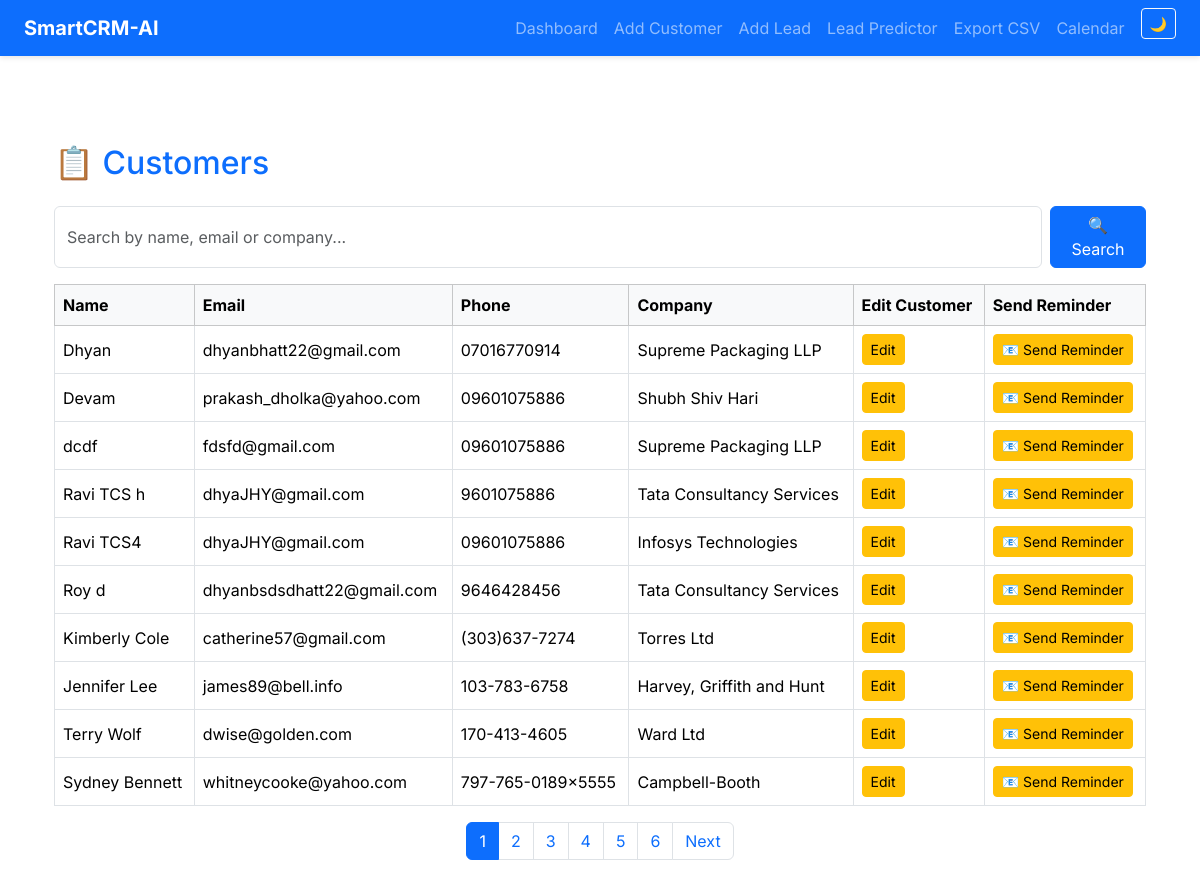
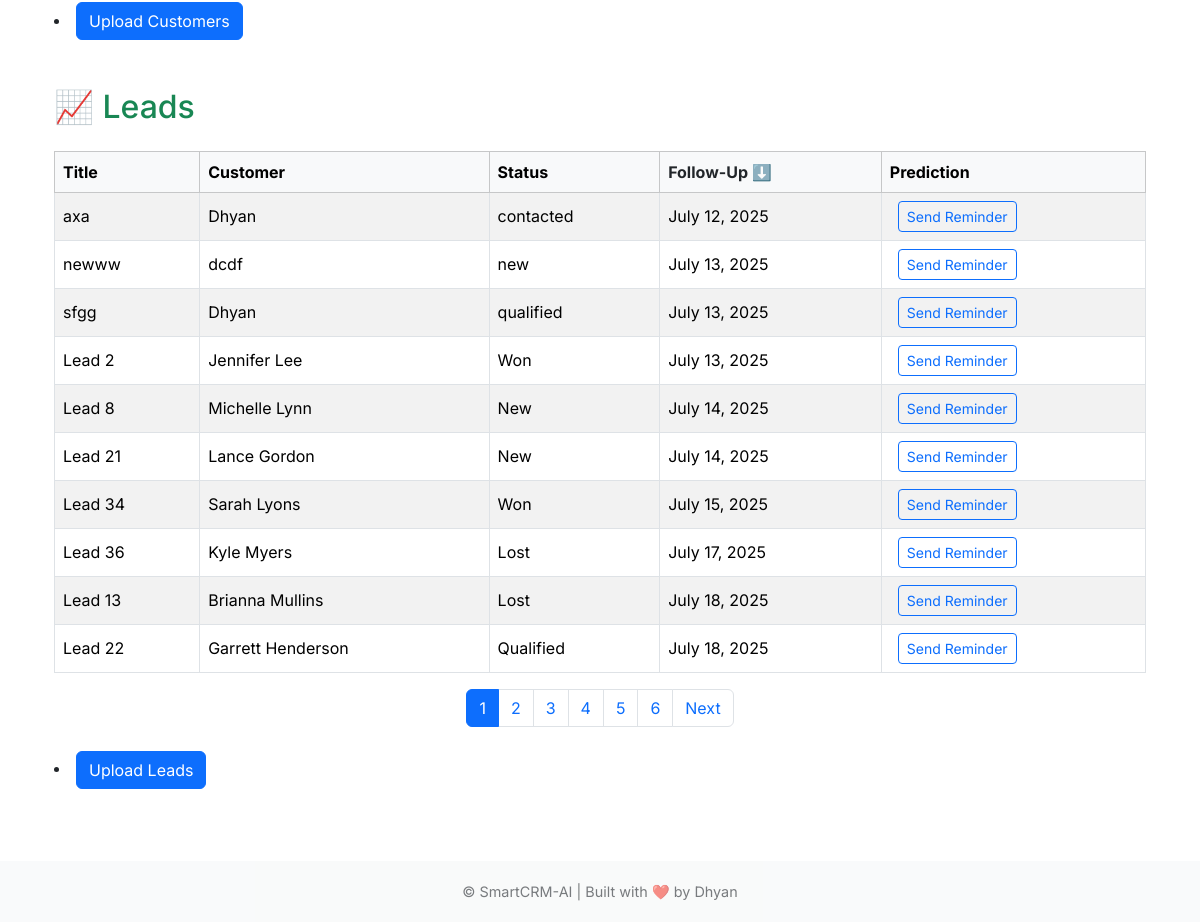
The page / on the database its author committed (2 pictures, top to bottom).
### crm_app/models.py (models this page shows, shortened)
class Customer(models.Model):
    name = models.CharField(max_length=100)
    email = models.EmailField()
    phone = models.CharField(max_length=20)
    company = models.CharField(max_length=100, blank=True)
    created_at = models.DateTimeField(auto_now_add=True)

class Lead(models.Model):
    STATUS_CHOICES = [
        ('new', 'New'),
        ('contacted', 'Contacted'),
        ('qualified', 'Qualified'),
        ('lost', 'Lost'),
        ('won', 'Won'),
    ]
    customer = models.ForeignKey(Customer, on_delete=models.CASCADE)
    title = models.CharField(max_length=100)
    status = models.CharField(max_length=20, choices=STATUS_CHOICES, default='new')
    assigned_to = models.ForeignKey(User, on_delete=models.SET_NULL, null=True, blank=True)
    follow_up_date = models.DateField(null=True, blank=True)
    notes = models.TextField(blank=True)

### crm_app/views.py (the view)
# urls.py: path('', views.home, name='home'),
def home(request):
    sort_by = request.GET.get('sort_by', 'follow_up_date')
    if sort_by not in ['follow_up_date', '-follow_up_date']:
        sort_by = 'follow_up_date'
    lead_queryset = Lead.objects.all().order_by(sort_by)
    lead_page = request.GET.get('lead_page', 1)
    lead_paginator = Paginator(lead_queryset, 10)  # Show 10 leads per page
    leads = lead_paginator.get_page(lead_page)
    search_query = request.GET.get('search', '')
    customer_queryset = Customer.objects.all()
    if search_query:
        customer_queryset = customer_queryset.filter(
            Q(name__icontains=search_query) |
            Q(email__icontains=search_query) |
            Q(company__icontains=search_query)
        )
    customer_page = request.GET.get('customer_page', 1)
    customer_paginator = Paginator(customer_queryset, 10)  # Show 10 customers per page
    customers = customer_paginator.get_page(customer_page)
    return render(request, 'crm_app/home.html', {
        'leads': leads,
        'customers': customers,
        'sort_by': sort_by,
        'query': search_query,
    })

### crm_app/templates/crm_app/home.html (shortened to what this page needs)
{% extends 'crm_app/base.html' %}
{% block content %}
<div class="container my-4">
  <h2 class="mb-4 text-primary">📋 Customers</h2>
  <div class="table-responsive">
    <form method="GET" class="mb-3 d-flex" role="search">
      <input type="text" name="search" value="{{ query }}" class="form-control me-2" placeholder="Search by name, email or company...">
      <button type="submit" class="btn btn-primary">🔍 Search</button>
    </form>
    <table class="table table-hover table-bordered">
      <thead class="table-light">
        <tr>
          <th>Name</th>
          <th>Email</th>
          <th>Phone</th>
          <th>Company</th>
          <th>Edit Customer</th>
          <th>Send Reminder</th>
        </tr>
      </thead>
      <tbody>
        {% for customer in customers %}
        <tr>
          <td>{{ customer.name }}</td>
          <td>{{ customer.email }}</td>
          <td>{{ customer.phone }}</td>
          <td>{{ customer.company }}</td>
          <td>
            <a href="{% url 'edit_customer' customer.id %}" class="btn btn-sm btn-warning">Edit</a>
          </td>
          <td>
            <a href="{% url 'send_reminder' customer.id %}" class="btn btn-sm btn-warning">
              📧 Send Reminder
            </a>
          </td>
        </tr>
        {% endfor %}
      </tbody>
    </table>
    {% if customers.has_other_pages %}
    <nav>
      <ul class="pagination justify-content-center mt-3">
        {% for num in customers.paginator.page_range %}
        <li class="page-item {% if customers.number == num %}active{% endif %}">
          <a class="page-link" href="?customer_page={{ num }}{% if leads.number %}&lead_page={{ leads.number }}{% endif %}">{{ num }}</a>
        </li>
        {% endfor %}
        {% if customers.has_next %}
        <li class="page-item">
          <a class="page-link" href="?customer_page={{ customers.next_page_number }}{% if leads.number %}&lead_page={{ leads.number }}{% endif %}">Next</a>
        </li>
        {% endif %}
      </ul>
    </nav>
    {% endif %}
    <li class="nav-item">
      <a href="{% url 'upload_customers' %}" class="btn btn-primary">Upload Customers</a>
    </li>
  </div>
  <h2 class="mt-5 mb-4 text-success">📈 Leads</h2>
  <div class="table-responsive">
    <table class="table table-striped table-bordered">
      <thead class="table-light">
        <tr>
          <th>Title</th>
          <th>Customer</th>
          <th>Status</th>
          <th>
            <a href="?sort_by={% if sort_by == 'follow_up_date' %}-follow_up_date{% else %}follow_up_date{% endif %}{% if leads.number %}&lead_page={{ leads.number }}{% endif %}" class="text-decoration-none text-dark">
              Follow-Up
              {% if sort_by == 'follow_up_date' %}⬇️{% elif sort_by == '-follow_up_date' %}⬆️{% else %}↕️{% endif %}
            </a>
          </th>
          <th>Prediction</th>
        </tr>
      </thead>
      <tbody>
        {% for lead in leads %}
        <tr>
          <td>{{ lead.title }}</td>
          <td>{{ lead.customer.name }}</td>
          <td>{{ lead.status }}</td>
          <td>{{ lead.follow_up_date }}</td>
          <td>
            <a href="{% url 'send_reminder' lead.id %}" class="btn btn-sm btn-outline-primary ms-2">Send Reminder</a>
          </td>
        </tr>
        {% endfor %}
      </tbody>
    </table>
    {% if leads.has_other_pages %}
    <nav>
      <ul class="pagination justify-content-center mt-3">
        {% for num in leads.paginator.page_range %}
        <li class="page-item {% if leads.number == num %}active{% endif %}">
          <a class="page-link" href="?lead_page={{ num }}{% if customers.number %}&customer_page={{ customers.number }}{% endif %}">{{ num }}</a>
        </li>
        {% endfor %}
        {% if leads.has_next %}
        <li class="page-item">
          <a class="page-link" href="?lead_page={{ leads.next_page_number }}{% if customers.number %}&customer_page={{ customers.number }}{% endif %}">Next</a>
        </li>
        {% endif %}
      </ul>
    </nav>
    {% endif %}
    <li class="nav-item">
      <a href="{% url 'upload_leads' %}" class="btn btn-primary">Upload Leads</a>
    </li>
  </div>
</div>
{% endblock %}

### crm_app/templates/crm_app/base.html (shortened to what this page needs)
<!DOCTYPE html>
<html lang="en" data-bs-theme="light">
<link href='https://cdn.jsdelivr.net/npm/fullcalendar@6.1.8/main.min.css' rel='stylesheet' />
<head>
    <link href="https://cdn.jsdelivr.net/npm/bootstrap@5.3.3/dist/css/bootstrap.min.css" rel="stylesheet">
</head>
<body class="d-flex flex-column min-vh-100">
<nav class="navbar navbar-expand-lg navbar-dark bg-primary px-4">
    <a class="navbar-brand fw-bold" href="{% url 'home' %}">SmartCRM-AI</a>
    <div class="collapse navbar-collapse" id="navbarNav">
        <ul class="navbar-nav ms-auto">
            <li class="nav-item"><a href="{% url 'home' %}" class="nav-link">Dashboard</a></li>
            <li class="nav-item"><a href="{% url 'add_customer' %}" class="nav-link">Add Customer</a></li>
            <li class="nav-item"><a href="{% url 'add_lead' %}" class="nav-link">Add Lead</a></li>
            <li class="nav-item"><a href="{% url 'predict' %}" class="nav-link">Lead Predictor</a></li>
            <li class="nav-item"><a href="{% url 'export_customers_csv' %}" class="nav-link">Export CSV</a></li>
            <li class="nav-item"><a href="{% url 'calendar' %}" class="nav-link">Calendar</a></li>
            <li class="nav-item">
                <button class="btn btn-outline-light btn-sm theme-toggle ms-2">🌙</button>
            </li>
        </ul>
    </div>
</nav>
<main class="container my-5 flex-grow-1">
    {% block content %}{% endblock %}
</main>
<footer class="footer bg-light text-center mt-auto">
    <div class="text-muted">
        © {{ year }} SmartCRM-AI | Built with ❤️ by Dhyan
    </div>
</footer>
</body>
</html>

### crm_app/templates/crm_app/base.html (style rules this page uses)
body { font-family: 'Inter', sans-serif; background-color: var(--bs-body-bg); transition: background-color 0.3s, color 0.3s; }
.navbar { box-shadow: 0 2px 5px rgba(0,0,0,0.1); }
.footer { padding: 20px 0; text-align: center; opacity: 0.8; font-size: 0.9rem; }
.theme-toggle { cursor: pointer; }
table td, table th { vertical-align: middle !important; }

### rows shown on the page
Customer: name "Dhyan", email "dhyanbhatt22@gmail.com", phone "07016770914", company "Supreme Packaging LLP"
Customer: name "Devam", email "prakash_dholka@yahoo.com", phone "09601075886", company "Shubh Shiv Hari"
Customer: name "dcdf", email "fdsfd@gmail.com", phone "09601075886", company "Supreme Packaging LLP"
Customer: name "Ravi TCS h", email "dhyaJHY@gmail.com", phone "9601075886", company "Tata Consultancy Services"
Customer: name "Ravi TCS4", email "dhyaJHY@gmail.com", phone "09601075886", company "Infosys Technologies"
Customer: name "Roy d", email "dhyanbsdsdhatt22@gmail.com", phone "9646428456", company "Tata Consultancy Services"
Customer: name "Kimberly Cole", email "catherine57@gmail.com", phone "(303)637-7274", company "Torres Ltd"
Customer: name "Jennifer Lee", email "james89@bell.info", phone "103-783-6758", company "Harvey, Griffith and Hunt"
Customer: name "Terry Wolf", email "dwise@golden.com", phone "170-413-4605", company "Ward Ltd"
Customer: name "Sydney Bennett", email "whitneycooke@yahoo.com", phone "797-765-0189x5555", company "Campbell-Booth"
Lead: title "axa", customer.name "Dhyan", status "contacted", follow_up_date "July 12, 2025"
Lead: title "newww", customer.name "dcdf", status "new", follow_up_date "July 13, 2025"
Lead: title "sfgg", customer.name "Dhyan", status "qualified", follow_up_date "July 13, 2025"
Lead: title "Lead 2", customer.name "Jennifer Lee", status "Won", follow_up_date "July 13, 2025"
Lead: title "Lead 8", customer.name "Michelle Lynn", status "New", follow_up_date "July 14, 2025"
Lead: title "Lead 21", customer.name "Lance Gordon", status "New", follow_up_date "July 14, 2025"
Lead: title "Lead 34", customer.name "Sarah Lyons", status "Won", follow_up_date "July 15, 2025"
Lead: title "Lead 36", customer.name "Kyle Myers", status "Lost", follow_up_date "July 17, 2025"
Lead: title "Lead 13", customer.name "Brianna Mullins", status "Lost", follow_up_date "July 18, 2025"
Lead: title "Lead 22", customer.name "Garrett Henderson", status "Qualified", follow_up_date "July 18, 2025"

### other values the page prints
{{ num }} "1" "2" "3" "4" "5" "6"
